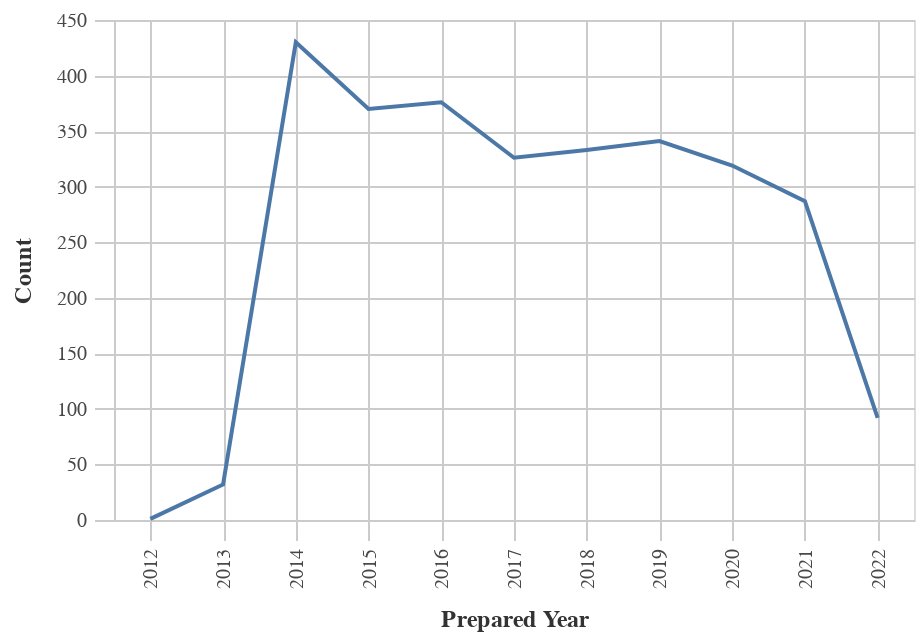
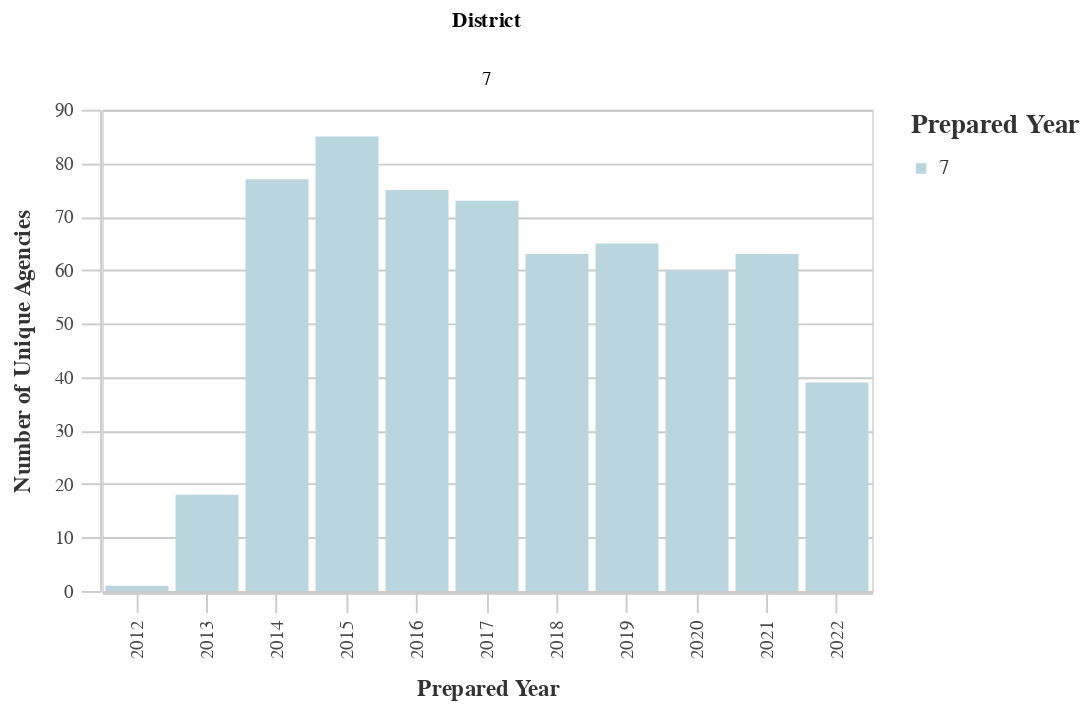
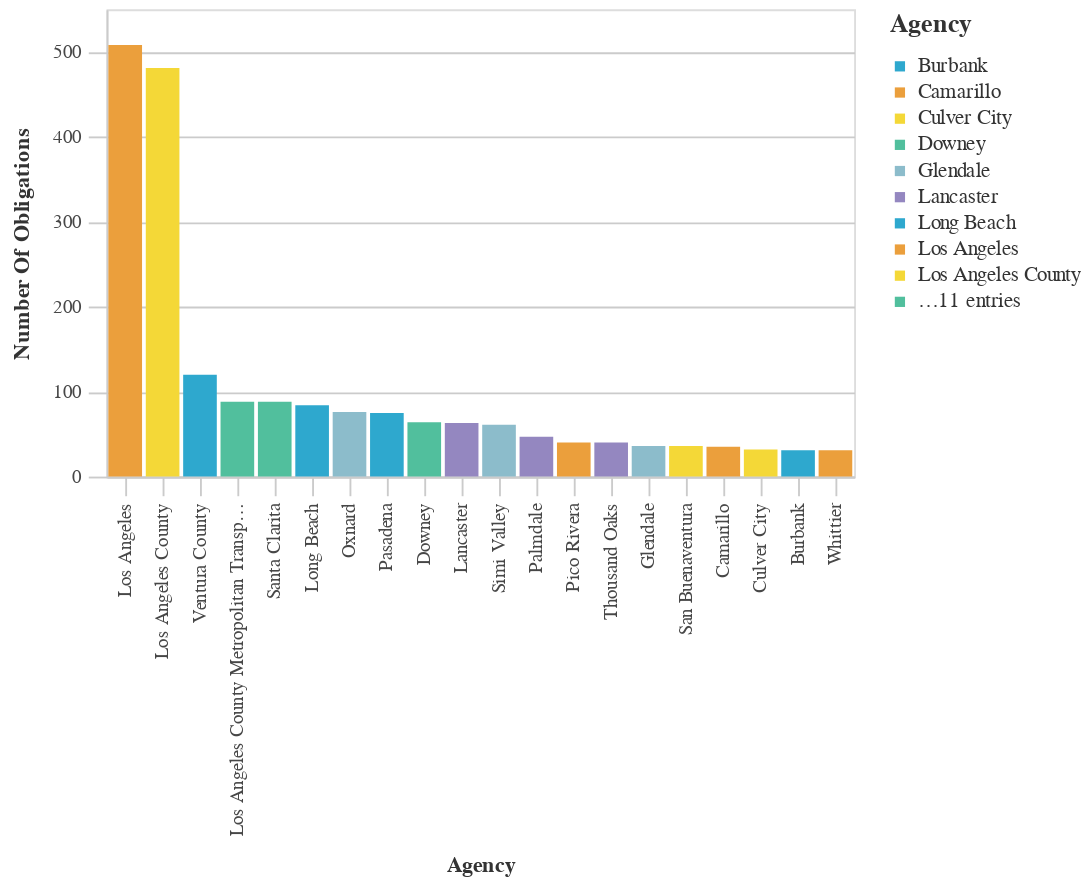
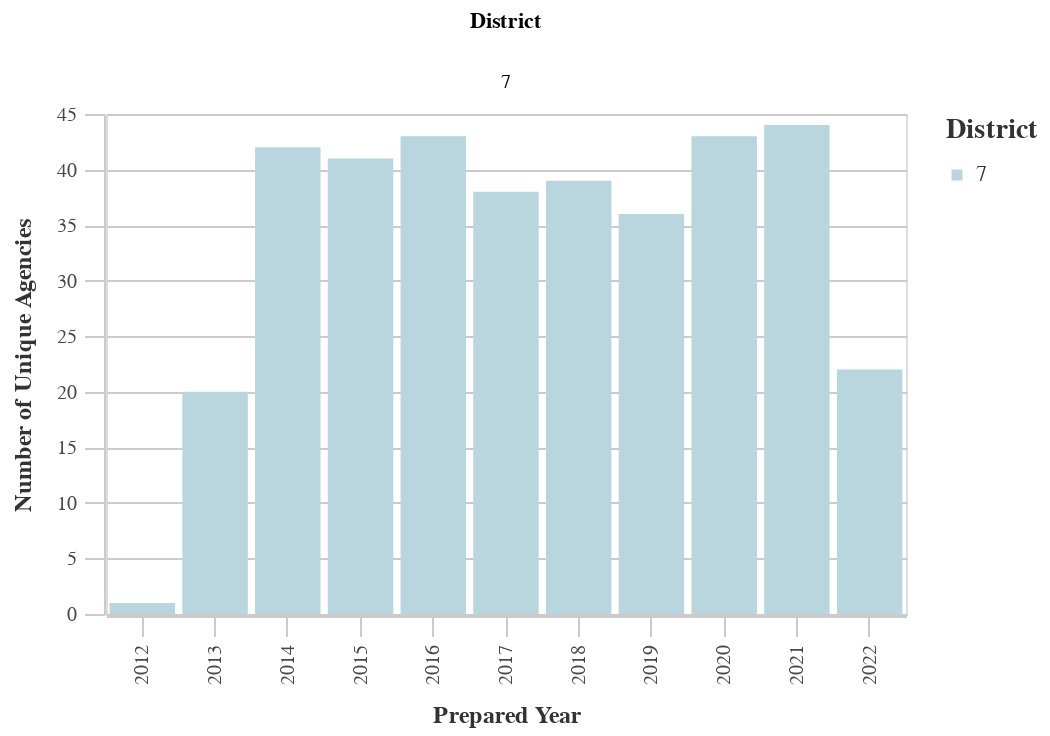

Notebook code cell kept with these figures, in order:
### Code cell
gen_report.make_charts(district)

### Figure 1 — Vega-Lite specification as saved in the notebook (floating-point values rounded to 4 significant figures)
{"config": {"view": {"continuousWidth": 400, "continuousHeight": 300}, "axis": {"domainColor": "#cbcbcb", "grid": true, "gridColor": "#cbcbcb", "gridWidth": 1, "labelColor": "#474747", "labelFont": "Nunito Sans", "labelFontSize": 10, "labelPadding": 4, "tickColor": "#cbcbcb", "tickSize": 10, "titleColor": "#333", "titleFont": "Raleway", "titleFontSize": 12, "titlePadding": 10}, "axisBand": {"grid": false}, "background": "white", "font": "Raleway", "header": {"labelFont": "Nunito Sans", "titleFont": "Raleway"}, "legend": {"labelColor": "#333", "labelFont": "Nunito Sans", "labelFontSize": 11, "labelLimit": 0, "padding": 1, "symbolSize": 30, "symbolType": "square", "titleColor": "#333", "titleFont": "Raleway", "titleFontSize": 14, "titlePadding": 10}, "title": {"anchor": "middle", "font": "Raleway", "fontSize": 18, "fontWeight": 300, "offset": 20}}, "data": {"name": "data-e8ecb2f2937089f9efc041b18ebd8b85"}, "mark": "line", "encoding": {"tooltip": [{"field": "Year", "type": "quantitative"}, {"field": "count", "type": "quantitative"}], "x": {"field": "Year", "title": "Prepared Year", "type": "ordinal"}, "y": {"field": "count", "title": "Count", "type": "quantitative"}}, "height": 250, "width": 400, "$schema": "https://vega.github.io/schema/vega-lite/v4.17.0.json", "datasets": {"data-e8ecb2f2937089f9efc041b18ebd8b85": [{"Year": 2014.0, "count": 430, "variable": "prepared_y"}, {"Year": 2016.0, "count": 376, "variable": "prepared_y"}, {"Year": 2015.0, "count": 370, "variable": "prepared_y"}, {"Year": 2019.0, "count": 341, "variable": "prepared_y"}, {"Year": 2018.0, "count": 333, "variable": "prepared_y"}, {"Year": 2017.0, "count": 326, "variable": "prepared_y"}, {"Year": 2020.0, "count": 319, "variable": "prepared_y"}, {"Year": 2021.0, "count": 287, "variable": "prepared_y"}, {"Year": 2022.0, "count": 92, "variable": "prepared_y"}, {"Year": 2013.0, "count": 32, "variable": "prepared_y"}, {"Year": 2012.0, "count": 1, "variable": "prepared_y"}]}}

### Figure 2 — Vega-Lite specification as saved in the notebook (floating-point values rounded to 4 significant figures)
{"config": {"view": {"continuousWidth": 400, "continuousHeight": 300}, "axis": {"domainColor": "#cbcbcb", "grid": true, "gridColor": "#cbcbcb", "gridWidth": 1, "labelColor": "#474747", "labelFont": "Nunito Sans", "labelFontSize": 10, "labelPadding": 4, "tickColor": "#cbcbcb", "tickSize": 10, "titleColor": "#333", "titleFont": "Raleway", "titleFontSize": 12, "titlePadding": 10}, "axisBand": {"grid": false}, "background": "white", "font": "Raleway", "header": {"labelFont": "Nunito Sans", "titleFont": "Raleway"}, "legend": {"labelColor": "#333", "labelFont": "Nunito Sans", "labelFontSize": 11, "labelLimit": 0, "padding": 1, "symbolSize": 30, "symbolType": "square", "titleColor": "#333", "titleFont": "Raleway", "titleFontSize": 14, "titlePadding": 10}, "title": {"anchor": "middle", "font": "Raleway", "fontSize": 18, "fontWeight": 300, "offset": 20}}, "data": {"name": "data-e02297b194a58367aeb3cc793529ddd1"}, "mark": "bar", "encoding": {"color": {"field": "District", "legend": {"title": "Prepared Year"}, "scale": {"range": ["#B9D6DF", "#8CBCCB", "#2EA8CE", "#136C97", "#0B405B"]}, "type": "nominal"}, "column": {"field": "District", "type": "nominal"}, "tooltip": [{"field": "prepared_y", "type": "quantitative"}, {"field": "Count", "type": "quantitative"}], "x": {"field": "prepared_y", "title": "Prepared Year", "type": "ordinal"}, "y": {"field": "Count", "title": "Number of Unique Agencies", "type": "quantitative"}}, "height": 250, "width": 400, "$schema": "https://vega.github.io/schema/vega-lite/v4.17.0.json", "datasets": {"data-e02297b194a58367aeb3cc793529ddd1": [{"prepared_y": 2022.0, "District": 7, "Count": 39}, {"prepared_y": 2021.0, "District": 7, "Count": 63}, {"prepared_y": 2020.0, "District": 7, "Count": 60}, {"prepared_y": 2019.0, "District": 7, "Count": 65}, {"prepared_y": 2018.0, "District": 7, "Count": 63}, {"prepared_y": 2017.0, "District": 7, "Count": 73}, {"prepared_y": 2016.0, "District": 7, "Count": 75}, {"prepared_y": 2015.0, "District": 7, "Count": 85}, {"prepared_y": 2014.0, "District": 7, "Count": 77}, {"prepared_y": 2013.0, "District": 7, "Count": 18}, {"prepared_y": 2012.0, "District": 7, "Count": 1}]}}

### Figure 3 — Vega-Lite specification as saved in the notebook (floating-point values rounded to 4 significant figures)
{"config": {"view": {"continuousWidth": 400, "continuousHeight": 300}, "axis": {"domainColor": "#cbcbcb", "grid": true, "gridColor": "#cbcbcb", "gridWidth": 1, "labelColor": "#474747", "labelFont": "Nunito Sans", "labelFontSize": 10, "labelPadding": 4, "tickColor": "#cbcbcb", "tickSize": 10, "titleColor": "#333", "titleFont": "Raleway", "titleFontSize": 12, "titlePadding": 10}, "axisBand": {"grid": false}, "background": "white", "font": "Raleway", "header": {"labelFont": "Nunito Sans", "titleFont": "Raleway"}, "legend": {"labelColor": "#333", "labelFont": "Nunito Sans", "labelFontSize": 11, "labelLimit": 0, "padding": 1, "symbolSize": 30, "symbolType": "square", "titleColor": "#333", "titleFont": "Raleway", "titleFontSize": 14, "titlePadding": 10}, "title": {"anchor": "middle", "font": "Raleway", "fontSize": 18, "fontWeight": 300, "offset": 20}}, "data": {"name": "data-533c77f866123cf8e0e4c731a6edce06"}, "mark": "bar", "encoding": {"color": {"field": "Agency", "legend": {"symbolLimit": 10, "title": "Agency"}, "scale": {"range": ["#2EA8CE", "#EB9F3C", "#F4D837", "#51BF9D", "#8CBCCB", "#9487C0"]}, "type": "nominal"}, "tooltip": [{"field": "Agency", "type": "nominal"}, {"field": "Number of Obligations", "type": "quantitative"}], "x": {"field": "Agency", "sort": "-y", "title": "Agency", "type": "nominal"}, "y": {"field": "Number of Obligations", "title": "Number Of Obligations", "type": "quantitative"}}, "height": 250, "width": 400, "$schema": "https://vega.github.io/schema/vega-lite/v4.17.0.json", "datasets": {"data-533c77f866123cf8e0e4c731a6edce06": [{"Agency": "Los Angeles", "Number of Obligations": 508, "variable": "primary_agency_name"}, {"Agency": "Los Angeles County", "Number of Obligations": 481, "variable": "primary_agency_name"}, {"Agency": "Ventura County", "Number of Obligations": 120, "variable": "primary_agency_name"}, {"Agency": "Los Angeles County Metropolitan Transportation Authority", "Number of Obligations": 88, "variable": "primary_agency_name"}, {"Agency": "Santa Clarita", "Number of Obligations": 88, "variable": "primary_agency_name"}, {"Agency": "Long Beach", "Number of Obligations": 84, "variable": "primary_agency_name"}, {"Agency": "Oxnard", "Number of Obligations": 76, "variable": "primary_agency_name"}, {"Agency": "Pasadena", "Number of Obligations": 75, "variable": "primary_agency_name"}, {"Agency": "Downey", "Number of Obligations": 64, "variable": "primary_agency_name"}, {"Agency": "Lancaster", "Number of Obligations": 63, "variable": "primary_agency_name"}, {"Agency": "Simi Valley", "Number of Obligations": 61, "variable": "primary_agency_name"}, {"Agency": "Palmdale", "Number of Obligations": 47, "variable": "primary_agency_name"}, {"Agency": "Pico Rivera", "Number of Obligations": 40, "variable": "primary_agency_name"}, {"Agency": "Thousand Oaks", "Number of Obligations": 40, "variable": "primary_agency_name"}, {"Agency": "Glendale", "Number of Obligations": 36, "variable": "primary_agency_name"}, {"Agency": "San Buenaventura", "Number of Obligations": 36, "variable": "primary_agency_name"}, {"Agency": "Camarillo", "Number of Obligations": 35, "variable": "primary_agency_name"}, {"Agency": "Culver City", "Number of Obligations": 32, "variable": "primary_agency_name"}, {"Agency": "Burbank", "Number of Obligations": 31, "variable": "primary_agency_name"}, {"Agency": "Whittier", "Number of Obligations": 31, "variable": "primary_agency_name"}]}}

### Figure 4 — Vega-Lite specification as saved in the notebook (floating-point values rounded to 4 significant figures)
{"config": {"view": {"continuousWidth": 400, "continuousHeight": 300}, "axis": {"domainColor": "#cbcbcb", "grid": true, "gridColor": "#cbcbcb", "gridWidth": 1, "labelColor": "#474747", "labelFont": "Nunito Sans", "labelFontSize": 10, "labelPadding": 4, "tickColor": "#cbcbcb", "tickSize": 10, "titleColor": "#333", "titleFont": "Raleway", "titleFontSize": 12, "titlePadding": 10}, "axisBand": {"grid": false}, "background": "white", "font": "Raleway", "header": {"labelFont": "Nunito Sans", "titleFont": "Raleway"}, "legend": {"labelColor": "#333", "labelFont": "Nunito Sans", "labelFontSize": 11, "labelLimit": 0, "padding": 1, "symbolSize": 30, "symbolType": "square", "titleColor": "#333", "titleFont": "Raleway", "titleFontSize": 14, "titlePadding": 10}, "title": {"anchor": "middle", "font": "Raleway", "fontSize": 18, "fontWeight": 300, "offset": 20}}, "data": {"name": "data-e869c46cb08cc34c8e0df7dd00c9e024"}, "mark": "bar", "encoding": {"color": {"field": "District", "legend": {"title": "District"}, "scale": {"range": ["#B9D6DF", "#8CBCCB", "#2EA8CE", "#136C97", "#0B405B"]}, "type": "nominal"}, "column": {"field": "District", "type": "nominal"}, "tooltip": [{"field": "prepared_y", "type": "quantitative"}, {"field": "Count", "type": "quantitative"}], "x": {"field": "prepared_y", "title": "Prepared Year", "type": "ordinal"}, "y": {"field": "Count", "title": "Number of Unique Agencies", "type": "quantitative"}}, "height": 250, "width": 400, "$schema": "https://vega.github.io/schema/vega-lite/v4.17.0.json", "datasets": {"data-e869c46cb08cc34c8e0df7dd00c9e024": [{"prepared_y": 2022.0, "District": 7, "Count": 22}, {"prepared_y": 2021.0, "District": 7, "Count": 44}, {"prepared_y": 2020.0, "District": 7, "Count": 43}, {"prepared_y": 2019.0, "District": 7, "Count": 36}, {"prepared_y": 2018.0, "District": 7, "Count": 39}, {"prepared_y": 2017.0, "District": 7, "Count": 38}, {"prepared_y": 2016.0, "District": 7, "Count": 43}, {"prepared_y": 2015.0, "District": 7, "Count": 41}, {"prepared_y": 2014.0, "District": 7, "Count": 42}, {"prepared_y": 2013.0, "District": 7, "Count": 20}, {"prepared_y": 2012.0, "District": 7, "Count": 1}]}}
